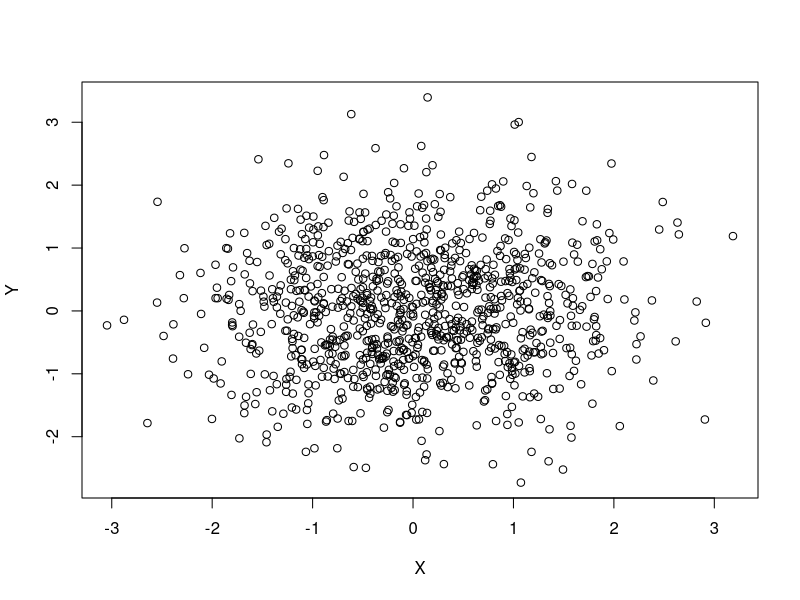
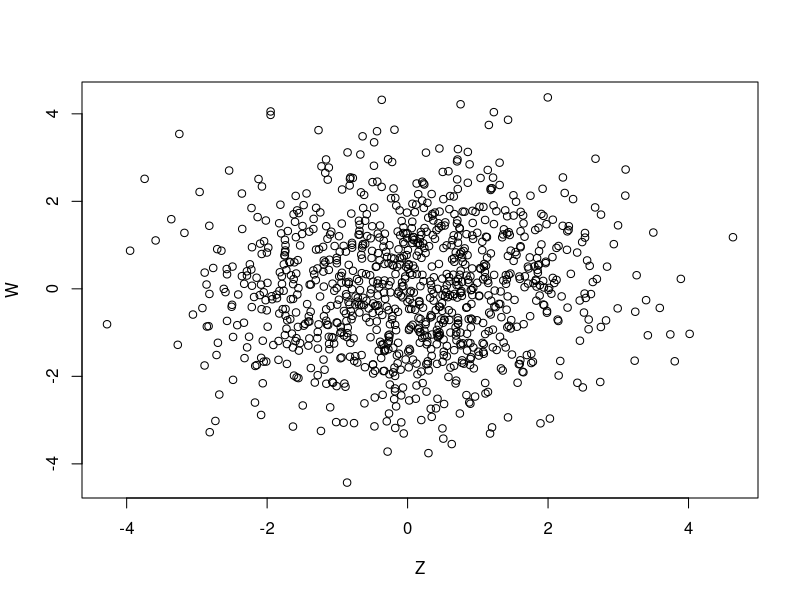
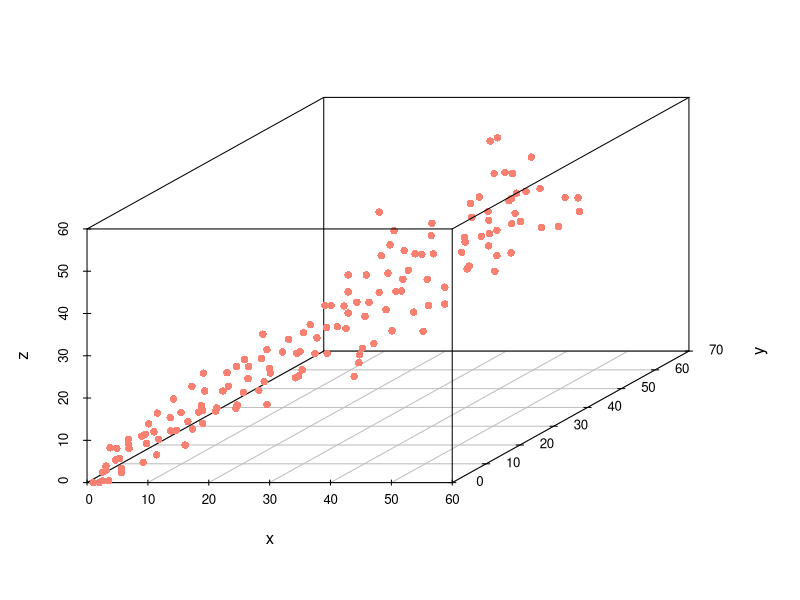
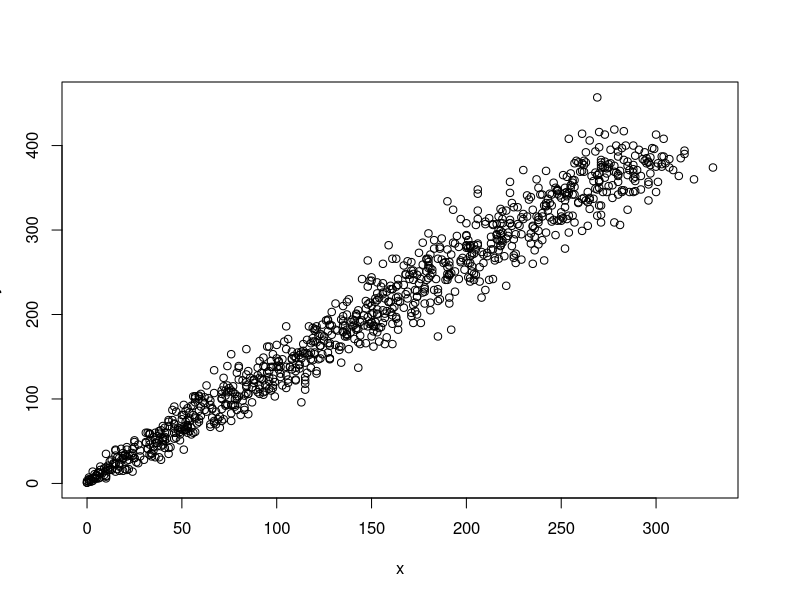

Recreate these plots in R, in order.
# Paquetes requeridos para las graficas
# install.packages("scatterplot3d")
library("scatterplot3d") 

#1.-----------------------------------------------------------------------------
n <- 1000
X <-rnorm(n, 0, 1)
Y <-rnorm(n, 0, 1)
# Vemos una nube puntos, porque no estan relacionadas
plot(X, Y)

Z <- X-Y
W <- X+Y
plot(Z, W)

# 2.----------------------------------------------------------------------------
#' Generar una variables aleatorias multinomiales de tres resultados posibles
#' por las probabilidades dada por p1,p2,p3
#'
#' @param n - numero de ensayos
#' @param p1 - probabilidad de éxito para x1
#' @param p2 - probabilidad de éxito para x2
#' @param p3 - probabilidad de éxito para x3
#'
#' @return un vector multinomial
multinomial <- function(n, p1, p2, p3) {
  Xn = c(0, 0, 0);
  for (i in 1:n) {
    u = runif(1);
    if (u <= p1) {
      Xn[1] <- Xn[1]+1;
    } else if (u <= p1+p2) {
      Xn[2] <- Xn[2]+1;
    } else {
      Xn[3] <- Xn[3]+1;
    }
  }
  return(Xn)
}
X = multinomial(20, 0.3, 0.4, 0.1)
print(X)
#----------------------- Grafica 3D---------------------------------------------
# Cada punto representa una vector multinomial
x = c()
y = c()
z = c()

for (i in 1:150) {
  Xn = multinomial(i,0.3, 0.4, 0.1)
  x[i] = Xn[1]
  y[i] = Xn[2]
  z[i] = Xn[3]
}
scatterplot3d(x, y, z, pch=16, color='salmon')

# 3.----------------------------------------------------------------------------
# Ahora vamos graficar proyecciones
x = c()
y = c()
z = c()

for (i in 1:1000) {
  Xn = multinomial(i,0.3, 0.4, 0.1)
  x[i] = Xn[1]
  y[i] = Xn[2]
  z[i] = Xn[3]
}
plot(x, y)
